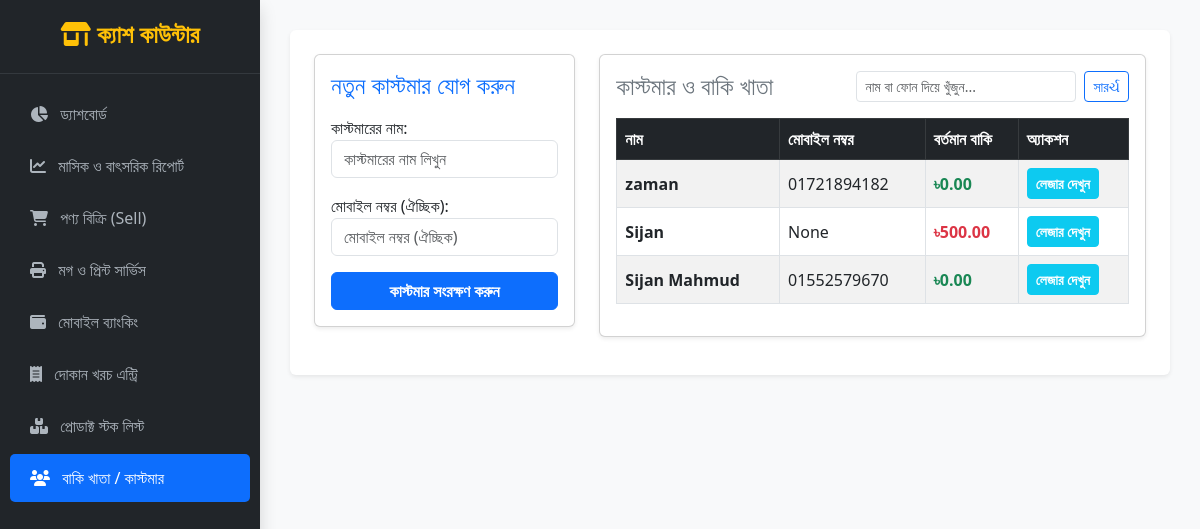
The app's page /customers/ with its own data.
### shop/models.py (models this page shows, shortened)
class Customer(models.Model):
    name = models.CharField(max_length=100, verbose_name="কাস্টমারের নাম")
    phone = models.CharField(max_length=15, blank=True, null=True, verbose_name="মোবাইল নম্বর (ঐচ্ছিক)")
    created_at = models.DateField(auto_now_add=True, verbose_name="যোগের তারিখ")
    @property
    def total_due(self):
        transactions = self.customertransaction_set.all()
        total_given = sum(t.amount for t in transactions if t.trans_type == 'due_given')
        total_paid = sum(t.amount for t in transactions if t.trans_type == 'due_paid')
        return total_given - total_paid

class CustomerTransaction(models.Model):
    TRANS_TYPES = (
        ('due_given', 'বাকি দেওয়া (Due Given)'),
        ('due_paid', 'টাকা পরিশোধ (Paid)'),
    )
    CATEGORY_TYPES = (
        ('Product', 'পণ্য ক্রয় (Product)'),
        ('Printing', 'প্রিন্টিং সার্ভিস (Printing)'),
        ('MFS', 'মোবাইল ব্যাংকিং (MFS)'),
        ('Other', 'অন্যান্য (Other)'),
    )
    customer = models.ForeignKey(Customer, on_delete=models.CASCADE, verbose_name="কাস্টমার")
    trans_type = models.CharField(max_length=20, choices=TRANS_TYPES, default='due_given', verbose_name="লেনদেনের ধরণ")
    category = models.CharField(max_length=20, choices=CATEGORY_TYPES, default='Product', verbose_name="খাত/বিভাগ")
    item_details = models.CharField(max_length=250, verbose_name="পণ্য/সার্ভিসের নাম ও বিবরণ")
    amount = models.DecimalField(max_digits=10, decimal_places=2, verbose_name="টাকার পরিমাণ")
    note = models.TextField(blank=True, null=True, verbose_name="নোট (ঐচ্ছিক)")
    created_at = models.DateField(auto_now_add=True, verbose_name="তারিখ")

### shop/views.py (the view)
# urls.py: path('customers/', views.customer_list, name='customer_list'),
def customer_list(request):
    query = request.GET.get('q', '')
    if query:
        customers = Customer.objects.filter(name__icontains=query) | Customer.objects.filter(phone__icontains=query)
    else:
        customers = Customer.objects.all().order_by('-id')
    form = CustomerForm()
    if request.method == 'POST':
        form = CustomerForm(request.POST)
        if form.is_valid():
            form.save()
            return redirect('customer_list')
    context = {
        'customers': customers,
        'form': form,
        'query': query,
    }
    return render(request, 'shop/customer_list.html', context)

### shop/forms.py
class CustomerForm(forms.ModelForm):
    class Meta:
        model = Customer
        fields = ['name', 'phone']  # এখানে শুধু name এবং phone থাকবে
        widgets = {
            'name': forms.TextInput(attrs={'class': 'form-control', 'placeholder': 'কাস্টমারের নাম লিখুন'}),
            'phone': forms.TextInput(attrs={'class': 'form-control', 'placeholder': 'মোবাইল নম্বর (ঐচ্ছিক)'}),
        }
    def __init__(self, *args, **kwargs):
        super().__init__(*args, **kwargs)
        self.fields['phone'].required = False

### shop/templates/shop/customer_list.html (shortened to what this page needs)
{% extends 'shop/base.html' %}
{% block content %}
<div class="row">
    <div class="col-md-4 mb-4">
        <div class="card shadow-sm p-3">
            <h4 class="text-primary mb-3">নতুন কাস্টমার যোগ করুন</h4>
            <form method="POST">
                {{ form.as_p }}
                <button type="submit" class="btn btn-primary w-100 fw-bold">কাস্টমার সংরক্ষণ করুন</button>
            </form>
        </div>
    </div>
    <div class="col-md-8">
        <div class="card shadow-sm p-3">
            <div class="d-flex justify-content-between align-items-center mb-3 flex-wrap gap-2">
                <h4 class="text-secondary m-0">কাস্টমার ও বাকি খাতা</h4>
                <form method="GET" class="d-flex">
                    <input type="text" name="q" value="{{ query }}" placeholder="নাম বা ফোন দিয়ে খুঁজুন..." class="form-control form-control-sm me-2">
                    <button type="submit" class="btn btn-sm btn-outline-primary">সারર્ચ</button>
                </form>
            </div>
            <div class="table-responsive">
                <table class="table table-bordered table-striped align-middle">
                    <thead class="table-dark">
                        <tr>
                            <th>নাম</th>
                            <th>মোবাইল নম্বর</th>
                            <th>বর্তমান বাকি</th>
                            <th>অ্যাকশন</th>
                        </tr>
                    </thead>
                    <tbody>
                        {% for c in customers %}
                        <tr>
                            <td class="fw-bold">{{ c.name }}</td>
                            <td>{{ c.phone }}</td>
                            <td class="fw-bold {% if c.total_due > 0 %}text-danger{% else %}text-success{% endif %}">
                                ৳{{ c.total_due }}
                            </td>
                            <td>
                                <a href="{% url 'customer_detail' c.id %}" class="btn btn-sm btn-info fw-bold text-white">লেজার দেখুন</a>
                            </td>
                        </tr>
                        {% empty %}
                        <tr>
                            <td colspan="4" class="text-center text-muted">কোনো কাস্টমার পাওয়া যায়নি।</td>
                        </tr>
                        {% endfor %}
                    </tbody>
                </table>
            </div>
        </div>
    </div>
</div>
{% endblock %}

### shop/templates/shop/base.html (style rules this page uses)
body { background-color: #f8f9fa; }

### records on screen
Customer: name "zaman", phone "01721894182", total_due "0.00"
Customer: name "Sijan", phone "None", total_due "500.00"
Customer: name "Sijan Mahmud", phone "01552579670", total_due "0.00"
